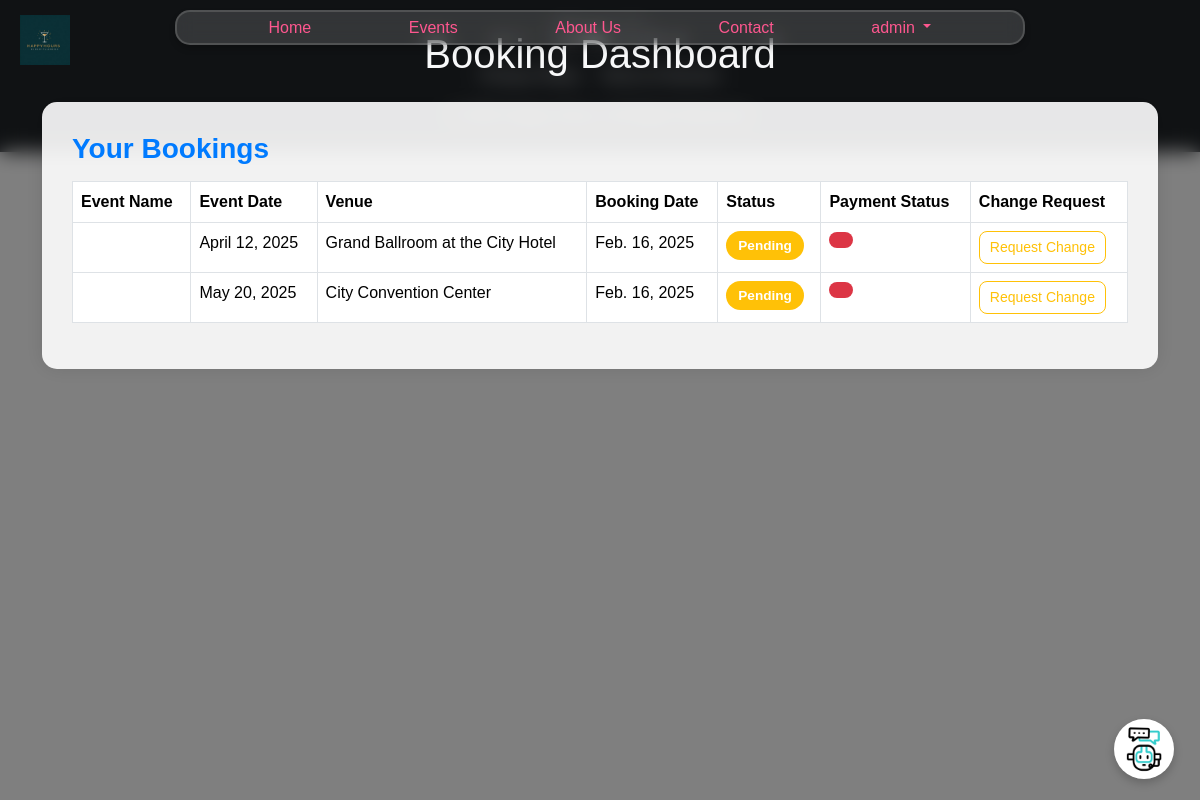
The page /user/dashboard/ (signed in) on the database as committed earlier.
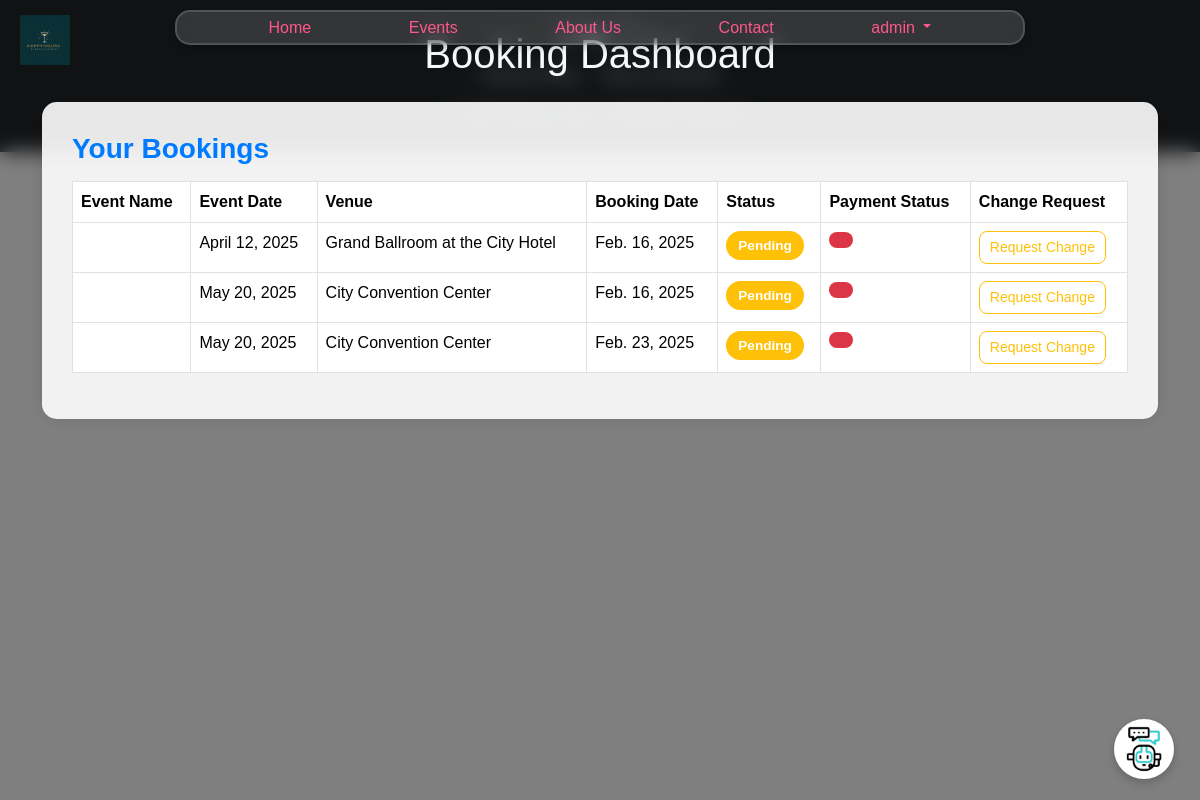
The same page on the database as committed later.
### userapp/models.py (models this page shows, shortened)
class CustomUser(AbstractUser):
    phone_number = models.CharField(max_length=15, null=True, blank=True)
    address = models.TextField(null=True, blank=True)
    profile_picture = models.ImageField(upload_to='profile_pics/', null=True, blank=True)  # New field

### eventapp/models.py (models this page shows, shortened)
class Booking(models.Model):
    user = models.ForeignKey(settings.AUTH_USER_MODEL, on_delete=models.CASCADE, related_name='bookings')
    event = models.ForeignKey(Event, on_delete=models.CASCADE, related_name='bookings')
    event_date = models.DateField()
    custom_venue = models.BooleanField(default=False)
    venue = models.CharField(max_length=255, blank=True, null=True)
    booking_date = models.DateField(auto_now_add=True)
    admin_notes = models.TextField(blank=True, null=True)
    customer_request = models.TextField(blank=True, null=True)
    cus_name = models.CharField(max_length=255)
    cus_email = models.EmailField()
    cus_ph = models.CharField(
        max_length=10,
        validators=[RegexValidator(r'^\d{10}$', message="Phone number must be 10 digits.")],
    )
    STATUS_CHOICES = [
        ('Pending', 'Pending'),
        ('Confirmed', 'Confirmed'),
        ('Cancelled', 'Cancelled'),
    ]
    status = models.CharField(max_length=20, choices=STATUS_CHOICES, default='Pending')
    description = models.TextField(blank=True, null=True)
    payment = models.OneToOneField(
        'paymentapp.Payment',
        on_delete=models.CASCADE,
        related_name='booking_payment',
        null=True, blank=True, default=None
    )
    total_amount = models.DecimalField(max_digits=10, decimal_places=2, null=True, blank=True)

### userapp/views.py (the view)
# urls.py: path('dashboard/', views.booking_dashboard, name='booking_dashboard'),
@login_required
def booking_dashboard(request):
    user = request.user
    user_bookings = Booking.objects.filter(user=user)
    return render(request, 'eventapp/booking_dashboard.html', {'user_bookings': user_bookings})

### userapp/context_processors.py (called while the page is built)
def timestamp(request):
    return {
        'timestamp': int(time.time())  # Or use any versioning logic you prefer
    }

def toast_message(request):
    return {
        'toast_message': {
            'type': getattr(request, 'toast_type', None),  # Default to None if not set
            'message': getattr(request, 'toast_message', None),  # Default to None if not set
        }
    }

### eventapp/templates/eventapp/booking_dashboard.html (shortened to what this page needs)
{% extends "base.html" %}
{% load static %}
{% block content %}
<div class="blur-background">
    <div class="container">
        <h1 class="text-center text-light mb-4">Booking Dashboard</h1>
        <div class="dashboard-card">
            <h3 class="section-title">Your Bookings</h3>
            {% if user_bookings %}
            <table class="table table-bordered table-hover">
                <thead class="thead-dark">
                    <tr>
                        <th>Event Name</th>
                        <th>Event Date</th>
                        <th>Venue</th>
                        <th>Booking Date</th>
                        <th>Status</th>
                        <th>Payment Status</th>
                        <th>Change Request</th>
                    </tr>
                </thead>
                <tbody>
                    {% for booking in user_bookings %}
                    <tr>
                        <td>{{ booking.event_name }}</td>
                        <td>{{ booking.event_date }}</td>
                        <td>{{ booking.venue }}</td>
                        <td>{{ booking.booking_date }}</td>
                        <td>
                            <span class="badge {% if booking.status == 'Confirmed' %}bg-success{% elif booking.status == 'Pending' %}bg-warning{% else %}bg-danger{% endif %}">
                                {{ booking.status }}
                            </span>
                        </td>
                        <td>
                            <span class="badge {% if booking.payment_status == 'Paid' %}bg-success{% elif booking.payment_status == 'Pending' %}bg-warning{% else %}bg-danger{% endif %}">
                            </span>
                        </td>
                        <td>
                            <a href="{% url 'userapp:submit_change_request' booking.id %}" class="btn btn-outline-warning btn-custom">
                                Request Change
                            </a>
                        </td>
                    </tr>
                    {% endfor %}
                </tbody>
            </table>
            {% else %}
            <p class="text-muted">You have no bookings yet.</p>
            {% endif %}
        </div>
    </div>
</div>
{% endblock content %}

### templates/base.html (shortened to what this page needs)
{% load static %}
{% load custom_filters %}
<!DOCTYPE html>
<html lang="en">
<head>
    <link href="https://cdn.jsdelivr.net/npm/bootstrap@5.3.2/dist/css/bootstrap.min.css" rel="stylesheet">
    <link href="https://cdn.jsdelivr.net/npm/bootstrap-icons/font/bootstrap-icons.css" rel="stylesheet">
    <link rel="stylesheet" href="{% static 'css/styles.css' %}?v={{ timestamp }}">
</head>
<body>
    <div class="toast-container top-0 end-0 p-3" id="toast-container">
    </div>
    <header>
        <img src="{% static 'images/happy-hours.jpeg' %}" alt="Happy Hours Logo" class="custom-logo">
        <nav class="navbar custom-navbar navbar-expand-lg">
            <div class="container">
                <div class="collapse navbar-collapse" id="navbarNavDropdown">
                    <ul class="navbar-nav ms-auto">
                        <li class="nav-item"><a class="nav-link {% if request.path == '/' %}active{% endif %}"
                                href="/">Home</a></li>
                        <li class="nav-item"><a class="nav-link {% if request.path == '/events' %}active{% endif %}"
                                href="/events">Events</a></li>
                        <li class="nav-item"><a class="nav-link {% if request.path == '/about' %}active{% endif %}"
                                href="/about">About Us</a></li>
                        <li class="nav-item"><a class="nav-link {% if request.path == '/contact' %}active{% endif %}"
                                href="/contact">Contact</a></li>
                        {% if user.is_authenticated %}
                        <li class="nav-item dropdown">
                            <a class="nav-link dropdown-toggle" href="#" id="navbarDropdown" role="button"
                                data-bs-toggle="dropdown" aria-expanded="false">
                                {{ user.username }}
                            </a>
                        </li>
                        {% else %}
                        <li class="nav-item"><a class="nav-link" href="{% url 'userapp:login' %}">Login</a></li>
                        <li class="nav-item"><a class="nav-link" href="{% url 'userapp:signup' %}">Sign Up</a></li>
                        {% endif %}
                    </ul>
                </div>
            </div>
        </nav>
    </header>
    <main>
        {% block content %}{% endblock %}
    </main>
    {% block footer %}
    <footer class="bg-dark text-white text-center py-4 mt-auto">
        <div class="container">
            <div class="d-flex justify-content-center mb-3">
                <a href="https://facebook.com" class="text-white me-3"><i class="bi bi-facebook"></i></a>
                <a href="https://twitter.com" class="text-white me-3"><i class="bi bi-twitter"></i></a>
                <a href="https://instagram.com" class="text-white"><i class="bi bi-instagram"></i></a>
            </div>
            <div class="mb-3">
                <a href="{% url 'eventapp:privacy_policy' %}" class="text-white me-3">Privacy Policy</a>
                <a href="{% url 'eventapp:terms_of_service' %}" class="text-white">Terms of Service</a>
            </div>
            <p class="mb-0">&copy; 2025 Happy Hours. All Rights Reserved.</p>
        </div>
    </footer>
    {% endblock %}
    {% include 'chatbot.html' %}
</body>
</html>

### templates/chatbot.html (shortened to what this page needs)
{% load static %}
<button id="openChatbot" class="chatbot-toggle">
    <img src="{% static 'images/chat-bot.gif' %}" alt="Chat with Event Buddy" class="chatbot-icon">
</button>
<link rel="stylesheet" href="{% static 'css/chatbot.css' %}">

### static/css/styles.css (style rules this page uses)
body, html { font-family: "Arial", sans-serif; margin: 0; padding: 0; background-color: #ffffff; }
.custom-logo { position: absolute; top: 15px; left: 20px; height: 50px; z-index: 1500; }
.custom-navbar { position: fixed; top: 10px; left: 50%; transform: translateX(-50%); width: 850px; max-height: 35px; z-index: 1000; background-color: rgba( 255, 255, 255, 0.15 ) !important; backdrop-filter: blur(10px); border-radius: 15px; border: 2px solid rgba(255, 255, 255, 0.15); box-shadow: 0px 4px 6px rgba(0, 0, 0, 0.2); padding: 10px 0; }
.custom-navbar .navbar-nav { display: flex; justify-content: space-evenly; width: 100%; }
.custom-navbar .nav-link { color: #fe578f; font-size: 1rem; font-weight: 500; text-decoration: none; margin: 0 10px; transition: color 0.3s ease; }
footer { background-color: #222; color: #fff; padding: 20px 0; }
footer a { color: #ff4081; text-decoration: none; transition: color 0.3s ease; }
::placeholder { color: rgba(255, 255, 255, 0.7); }
.chatbot-toggle { position: fixed; bottom: 20px; right: 20px; z-index: 1000; }
.chatbot-toggle { position: fixed; bottom: 20px; right: 20px; background: none; border: none; cursor: pointer; z-index: 1000; }
.chatbot-icon { width: 60px; height: 60px; border-radius: 50%; box-shadow: 0 0 10px rgba(0, 0, 0, 0.2); transition: transform 0.3s ease; }

### static/css/chatbot.css (style rules this page uses)
.chatbot-toggle { position: fixed; bottom: 20px; right: 20px; background: none; border: none; cursor: pointer; z-index: 1000; }
.chatbot-icon { width: 60px; height: 60px; border-radius: 50%; box-shadow: 0 4px 10px rgba(0, 0, 0, 0.2); transition: transform 0.3s ease; }

### eventapp/templates/eventapp/booking_dashboard.html (style rules this page uses)
.blur-background { position: fixed; top: 0; left: 0; width: 100%; height: 100%; backdrop-filter: blur(10px); background: rgba(0, 0, 0, 0.5); overflow-y: auto; padding: 30px 0; }
.dashboard-card { background: rgba(255, 255, 255, 0.9); padding: 30px; border-radius: 15px; box-shadow: 0 0 20px rgba(0, 0, 0, 0.1); margin-bottom: 20px; animation: fadeIn 0.5s ease; }
.section-title { color: #007bff; font-weight: bold; margin-bottom: 15px; }
.badge { padding: 0.5rem 0.75rem; font-size: 0.85rem; border-radius: 20px; }
.btn-custom { padding: 5px 10px; border-radius: 8px; font-size: 14px; }

Rows that differ between the two databases and show on the page:
added Booking: event_date "May 20, 2025", venue "City Convention Center", booking_date "Feb. 23, 2025", status "Pending"
